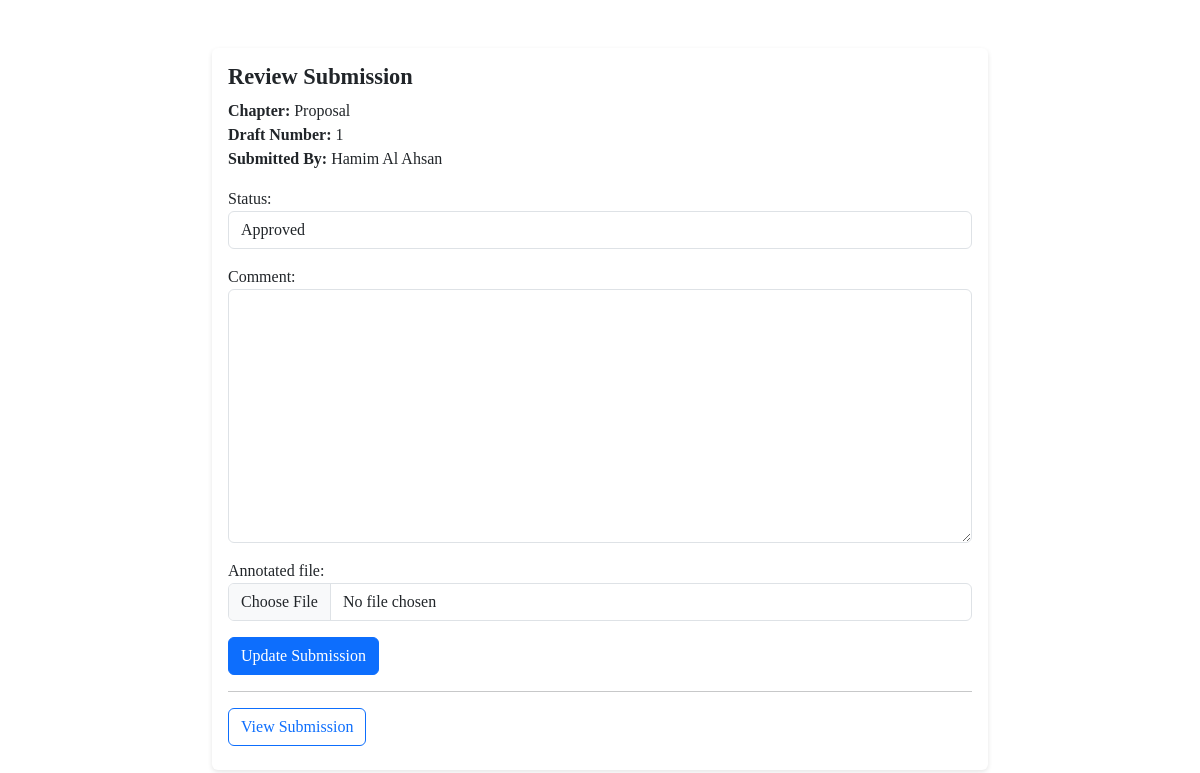
Page /workspace/submission/6/review/ (signed in) on the earlier database version.
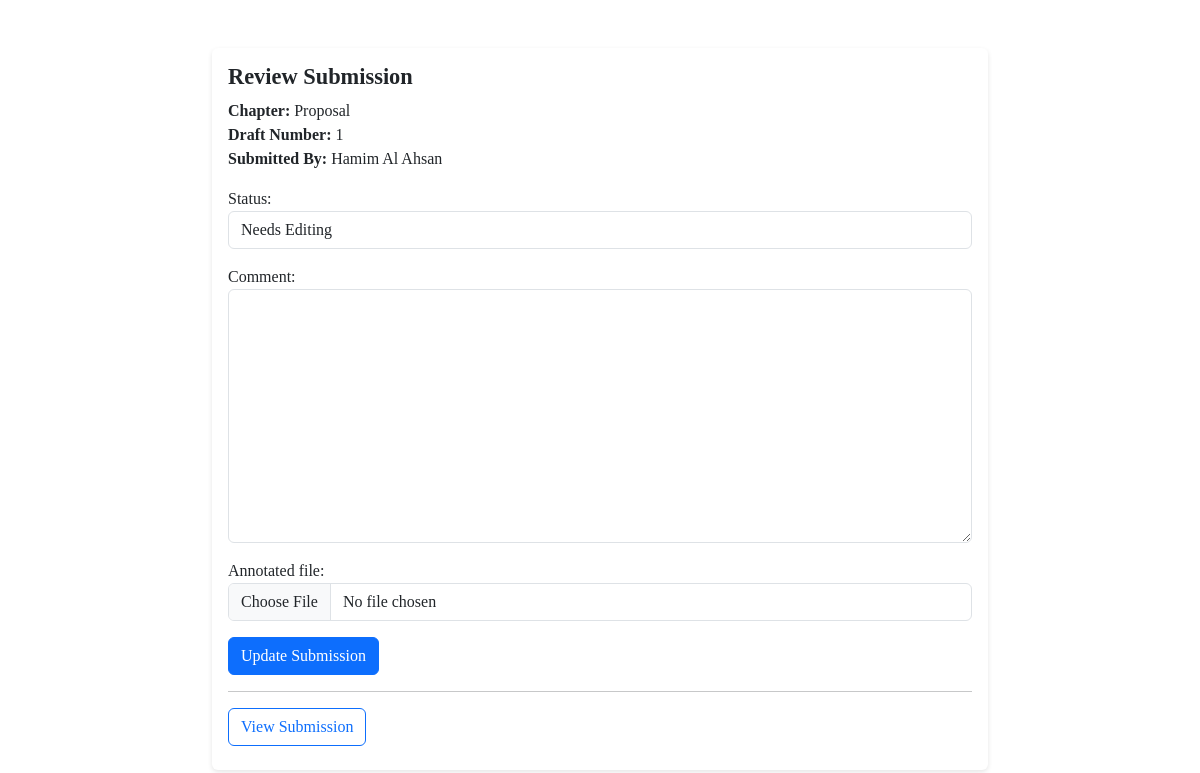
Same page on the later database version.
### workspace/models.py (models this page shows, shortened)
class Submission(models.Model):
    STATUS_CHOICES = [
        ('pending', 'Pending'),
        ('approved', 'Approved'),
        ('needs_editing', 'Needs Editing'),
    ]
    chapter = models.ForeignKey(Chapter, on_delete=models.CASCADE, related_name='submissions')
    student = models.ForeignKey(settings.AUTH_USER_MODEL, on_delete=models.CASCADE)
    draft_number = models.PositiveIntegerField()
    file = models.FileField(upload_to='workspace_submissions/')
    submission_date = models.DateTimeField(default=timezone.now)
    status = models.CharField(max_length=20, choices=STATUS_CHOICES, default='pending')
    annotated_file = models.FileField(upload_to='workspace_annotations/', null=True, blank=True)
    comment = models.TextField(blank=True)

class Chapter(models.Model):
    workspace = models.ForeignKey(Workspace, on_delete=models.CASCADE, related_name='chapters')
    date_added = models.DateTimeField(default=timezone.now)
    chapter_name = models.CharField(max_length=200)
    deadline = models.DateTimeField()

### users/models.py (models this page shows, shortened)
class User(AbstractUser, PermissionsMixin):
    USER_TYPE_CHOICES = [
        ('student', 'Student'),
        ('mentor', 'Mentor'),
    ]
    user_type = models.CharField(
        max_length=10,
        choices=USER_TYPE_CHOICES,
        default='student',
        help_text="Set the user as Student or mentor."
    )
    objects = UserManager()
    username = models.CharField(
        _("username"),
        max_length=150,
        unique=True,
        help_text=_(
            "Required. 150 characters or fewer. Letters, digits and @/./+/-/_ only."
        ),
        validators=[
            UnicodeUsernameValidator()
        ],
        error_messages={
            "unique": _("A user with that username already exists."),
        },
        default='default_user'
    )
    password_changed = models.BooleanField(default=False)
    first_name = models.CharField(_("first name"), max_length=150, blank=True)
    last_name = models.CharField(_("last name"), max_length=150, blank=True)
    email = models.EmailField(_("email address"), blank=True, unique=True) # Email Field added

### workspace/views.py (the view)
# urls.py: path('submission/<int:submission_id>/review/', review_submission, name='review_submission'),
@login_required
def review_submission(request, submission_id):
    submission = get_object_or_404(Submission, id=submission_id)
    workspace = submission.chapter.workspace
    if workspace.mentor != request.user and not request.user.is_superuser:
        raise Http404("You do not have permission to view this page")
    if request.method == 'POST':
        review_form = SubmissionReviewForm(request.POST, request.FILES, instance=submission)
        if review_form.is_valid():
            review_form.save()
            return redirect('workspace_view', student_id=workspace.student.id)
    else:
        review_form = SubmissionReviewForm(instance=submission)
    return render(request, 'workspace/review_submission.html', {'review_form': review_form, 'submission': submission})

### workspace/forms.py
class SubmissionReviewForm(forms.ModelForm):
    class Meta:
        model = Submission
        fields = ['status', 'comment', 'annotated_file']
    def __init__(self, *args, **kwargs):
        super(SubmissionReviewForm, self).__init__(*args, **kwargs)
        self.fields['status'].widget.attrs.update({'class': 'form-control'})
        self.fields['comment'].widget.attrs.update({'class': 'form-control'})
        self.fields['annotated_file'].widget.attrs.update({'class': 'form-control'})

### workspace/templates/workspace/review_submission.html (shortened to what this page needs)
<!DOCTYPE html>
<html lang="en">
<head>
    <link href="https://cdn.jsdelivr.net/npm/bootstrap@5.3.2/dist/css/bootstrap.min.css" rel="stylesheet">
</head>
<body>
    <div class="container mt-5">
        <div class="card">
            <div class="card-body">
                <h5 class="card-title">Review Submission</h5>
                <p class="submission-details">
                    <strong>Chapter:</strong> {{ submission.chapter.chapter_name }}<br>
                    <strong>Draft Number:</strong> {{ submission.draft_number }}<br>
                    <strong>Submitted By:</strong> {{ submission.student.first_name }} {{ submission.student.last_name }}
                </p>
                <form method="post" enctype="multipart/form-data">
                    {{ review_form.as_p }}
                    <button type="submit" class="btn btn-primary">Update Submission</button>
                </form>
                <hr>
                <div class="mt-3">
                    <a href="{{ submission.file.url }}" target="_blank" class="btn btn-outline-primary mb-2">View Submission</a>
                </div>
            </div>
        </div>
    </div>
</body>
</html>

Differences in the rows shown:
changed Submission "Proposal": status "Approved" → "Needs Editing"
